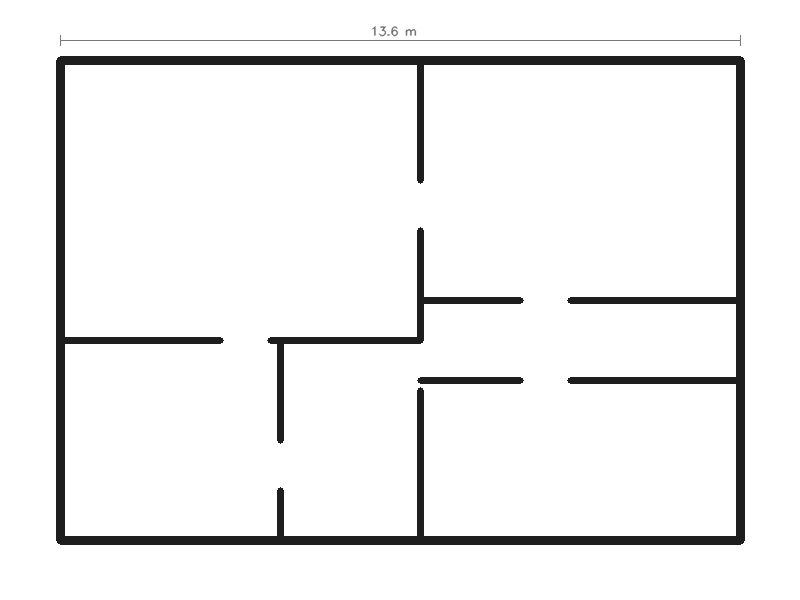
#> input picture sample_data/sample_floorplan.png, 800 x 600 px
$ python -i image_processor.py   (imports and definitions only)
#> lines starting #> are read from the running program, lines starting #| are printed output that depends on the picture; after the words box and inside, x2 and y2 are one past the last pixel; in counts of white or black regions, pixels touching at a corner belong together
#> further down, picture is the input picture: shape (600, 800, 3); min 30, max 255, mean 240.5
"""OpenCV Preprocessing Pipeline for Floor-Plan Images.

Executes genuine, deterministic computer vision operations:
1. Standard RGB-to-Grayscale conversion
2. Edge-preserving noise reduction (Bilateral or Gaussian)
3. Adaptive / Otsu Thresholding (Binarization)
4. Canny Edge Detection
5. Morphological Closing and Wall Enhancement

All intermediate stages are retained without modifying the original source image.
"""
from __future__ import annotations

import time
from dataclasses import dataclass
from typing import Any, Dict, Optional, Tuple

import cv2
import numpy as np

from config.settings import ProcessingConfig


@dataclass(frozen=True)
class ProcessedStages:
    """Immutable bundle of all intermediate computer vision processing outputs."""
    original_rgb: np.ndarray
    grayscale: np.ndarray
    denoised: np.ndarray
    threshold: np.ndarray
    edges: np.ndarray
    morphology: np.ndarray
    parameters: Dict[str, Any]
    processing_time_ms: float


class ImageProcessor:
    """Coordinates deterministic OpenCV operations for floor-plan images."""

    def __init__(self, config: Optional[ProcessingConfig] = None) -> None:
        self.config = config or ProcessingConfig()

    def process(
        self,
        image_rgb: np.ndarray,
        use_bilateral: bool = False,
        adaptive_method: Optional[str] = None,
        canny_th1: Optional[float] = None,
        canny_th2: Optional[float] = None,
    ) -> ProcessedStages:
        """Execute the full computer vision preprocessing pipeline.

        Args:
            image_rgb: Input image in RGB uint8 format (H, W, 3).
            use_bilateral: If True, uses bilateral filter; otherwise Gaussian blur.
            adaptive_method: 'gaussian', 'mean', or 'otsu'. Defaults to config.
            canny_th1: Canny edge lower threshold. Defaults to config.
            canny_th2: Canny edge upper threshold. Defaults to config.

        Returns:
            ProcessedStages dataclass containing all intermediate maps.
        """
#> called with use_bilateral = False
        start_time = time.perf_counter()

        # Ensure we never mutate the input
        src_rgb = np.copy(image_rgb)

        # 1. Grayscale Conversion
        gray = cv2.cvtColor(src_rgb, cv2.COLOR_RGB2GRAY)

        # 2. Noise Reduction
        if use_bilateral:
            denoised = cv2.bilateralFilter(
                gray,
                d=self.config.BILATERAL_D,
                sigmaColor=self.config.BILATERAL_SIGMA_COLOR,
                sigmaSpace=self.config.BILATERAL_SIGMA_SPACE,
            )
        else:
            denoised = cv2.GaussianBlur(
                gray,
                ksize=self.config.GAUSSIAN_BLUR_KERNEL,
                sigmaX=self.config.GAUSSIAN_BLUR_SIGMA,
            )
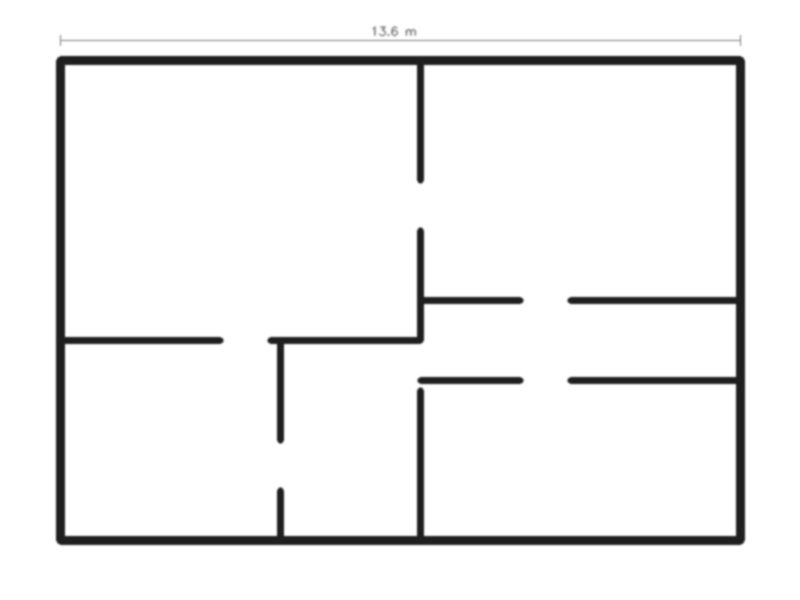
#> denoised: shape (600, 800); min 30, max 255, mean 240.5

        # 3. Thresholding (Binarization)
        # In architectural plans, walls are typically dark on a light background.
        # We invert so walls/lines become 255 (foreground) and rooms/floors become 0 (background).
        method = (adaptive_method or self.config.ADAPTIVE_METHOD).lower()
        if method == "otsu":
            _, thresh = cv2.threshold(
                denoised, 0, 255, cv2.THRESH_BINARY_INV + cv2.THRESH_OTSU
            )
        elif method == "mean":
            thresh = cv2.adaptiveThreshold(
                denoised,
                255,
                cv2.ADAPTIVE_THRESH_MEAN_C,
                cv2.THRESH_BINARY_INV,
                self.config.ADAPTIVE_BLOCK_SIZE,
                self.config.ADAPTIVE_C,
            )
        else:  # 'gaussian' default
            thresh = cv2.adaptiveThreshold(
                denoised,
                255,
                cv2.ADAPTIVE_THRESH_GAUSSIAN_C,
                cv2.THRESH_BINARY_INV,
                self.config.ADAPTIVE_BLOCK_SIZE,
                self.config.ADAPTIVE_C,
            )
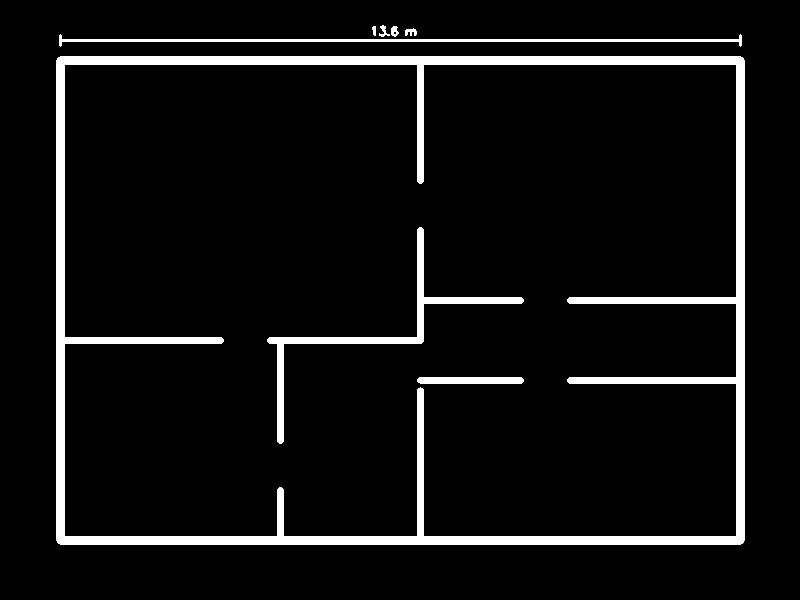
#> thresh: shape (600, 800); 6.8% white; 8 white regions, largest, box (x1, y1, x2, y2) and area: (56, 56, 745, 545) 26508, (267, 227, 524, 444) 3242, (59, 34, 742, 47) 2101

        # 4. Canny Edge Detection
        th1 = canny_th1 if canny_th1 is not None else self.config.CANNY_THRESHOLD1
        th2 = canny_th2 if canny_th2 is not None else self.config.CANNY_THRESHOLD2
        edges = cv2.Canny(
            denoised,
            threshold1=th1,
            threshold2=th2,
            apertureSize=self.config.CANNY_APERTURE_SIZE,
        )
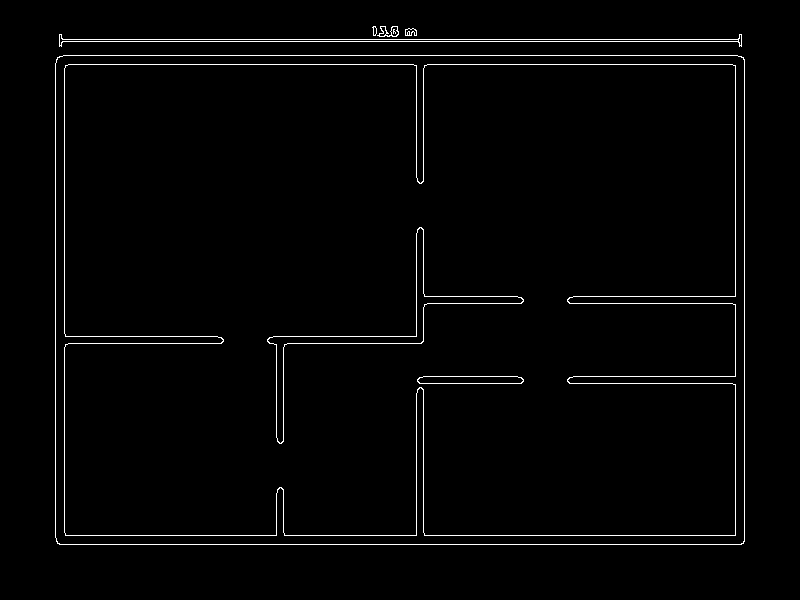
#> edges: shape (600, 800); 1.9% white in thin lines or dots, all inside (x1, y1, x2, y2) = (55, 26, 745, 545)

        # 5. Morphological Wall Enhancement (Closing small gaps to form solid enclosed boundaries)
        k_size = self.config.WALL_MORPH_KERNEL_SIZE
        kernel = cv2.getStructuringElement(cv2.MORPH_RECT, (k_size, k_size))
        # Combine thresholded lines and edges to create a solid wall mask
        combined_walls = cv2.bitwise_or(thresh, edges)
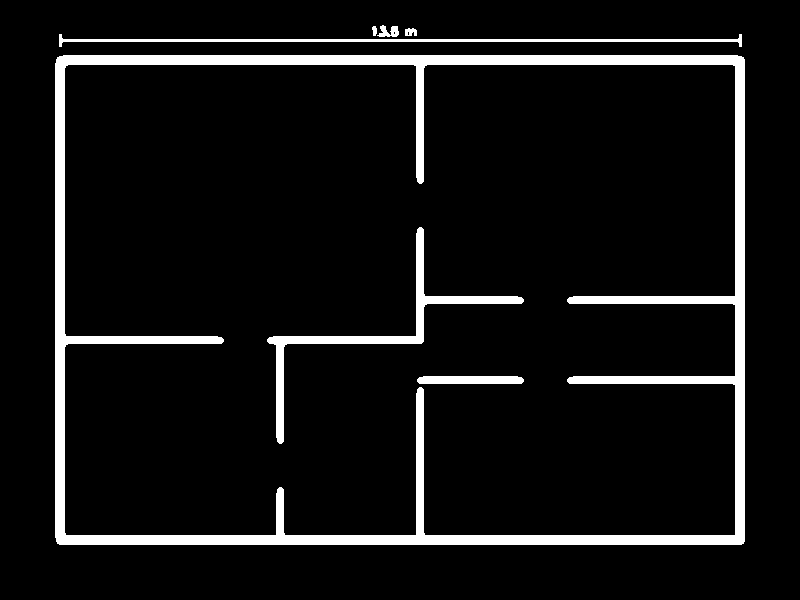
#> combined_walls: shape (600, 800); 7.6% white; 7 white regions, largest, box (x1, y1, x2, y2) and area: (55, 55, 745, 545) 29590, (267, 227, 524, 444) 3691, (59, 34, 742, 47) 2113
        morphology = cv2.morphologyEx(
            combined_walls,
            cv2.MORPH_CLOSE,
            kernel,
            iterations=self.config.WALL_CLOSING_ITERATIONS,
        )
#> morphology: shape (600, 800); 7.6% white; 3 white regions, box (x1, y1, x2, y2) and area: (55, 55, 745, 545) 30435, (267, 227, 524, 444) 3691, (59, 25, 742, 47) 2555

        elapsed_ms = (time.perf_counter() - start_time) * 1000.0

        parameters = {
            "noise_filter": "bilateral" if use_bilateral else "gaussian_blur",
            "gaussian_kernel": self.config.GAUSSIAN_BLUR_KERNEL,
            "threshold_method": method,
            "canny_thresholds": (th1, th2),
            "morph_kernel_size": k_size,
            "morph_iterations": self.config.WALL_CLOSING_ITERATIONS,
        }

        return ProcessedStages(
            original_rgb=src_rgb,
            grayscale=gray,
            denoised=denoised,
            threshold=thresh,
            edges=edges,
            morphology=morphology,
            parameters=parameters,
            processing_time_ms=round(elapsed_ms, 2),
        )

>>> import cv2
>>> picture = cv2.cvtColor(cv2.imread('../sample_data/sample_floorplan.png'), cv2.COLOR_BGR2RGB)
>>> result = ImageProcessor().process(picture)
